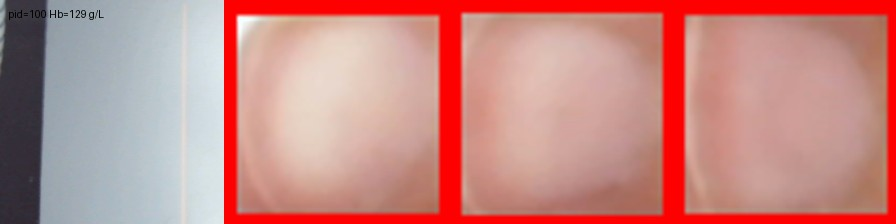
#> input picture capstone/data/evidence_nature_crop_fix/pid100_crops_strip.jpg, 896 x 224 px
$ python -i pcd_fit_transform.py   (imports and definitions only)
#> lines starting #> are read from the running program, lines starting #| are printed output that depends on the picture; after the words box and inside, x2 and y2 are one past the last pixel; in counts of white or black regions, pixels touching at a corner belong together
#> further down, picture is the input picture: shape (224, 896, 3); mean B, G, R 131.8, 136.5, 198.4
"""Automatically find the transform from GT coords to actual nail positions.

Strategy: For each image, detect the hand/skin region using color segmentation
(in the rotated portrait image), then find the translation that best aligns
GT nail boxes with the detected skin blobs.

Test hypotheses:
  H1: (x,y) = (u,v)              -- direct on portrait
  H2: (x,y) = (800-u, v)         -- 90° CW on landscape
  H3: (x,y) = (v, u)             -- swapped on portrait
  H4: (x,y) = (v, 800-u)         -- swapped on landscape
  H5: (x,y) = (800-v, u)         -- 90° CCW on portrait
  H6: (x,y) = (600-u, v)         -- 90° CW on portrait
  H7: (x,y) = (v, 600-u)         -- 90° CCW on landscape
"""
import json
from pathlib import Path
import cv2
import numpy as np
import pandas as pd

PHOTO = Path(r"C:\Users\AcerAG14\Documents\Kuliah\Semester 5 Percaya\CAPSTONE\data\raw\figshare-nature-photo-hb\photo")
META = Path(r"C:\Users\AcerAG14\Documents\Kuliah\Semester 5 Percaya\CAPSTONE\data\raw\figshare-nature-photo-hb\metadata.csv")
OUT = Path(r"C:\Users\AcerAG14\AppData\Local\Temp\opencode\mltest\scale_probe")

# [1 line that did not run here, left out]

# --- Hypothesis transforms: (u,v) -> (x,y) on PORTRAIT image ---
def h1(u, v): return (u, v)                        # direct
def h2(u, v): return (800 - u, v)                  # 90 CW from landscape
def h3(u, v): return (v, u)                        # swap
def h4(u, v): return (v, 800 - u)                  # swap + CW
def h5(u, v): return (800 - v, u)                  # 90 CCW from landscape
def h6(u, v): return (600 - u, v)                  # CW on portrait
def h7(u, v): return (v, 600 - u)                  # CCW on landscape

HYPOTHESIS = {
    "H1_direct": h1,
    "H2_90cw_lsc": h2,
    "H3_swap": h3,
    "H4_swap_cw": h4,
    "H5_90ccw_lsc": h5,
    "H6_90cw_pt": h6,
    "H7_90ccw_lsc": h7,
}


def detect_skin_mask(img_bgr):
    """Detect skin-colored region. Skin is warm-toned (even if desaturated)."""
    hsv = cv2.cvtColor(img_bgr, cv2.COLOR_BGR2HSV)
#> hsv: shape (224, 896, 3); mean H, S, V 30.6, 87.4, 202.2
    # Skin hue range (loosely): H 0-25, S 20-180, V 60-255
    lower = np.array([0, 20, 60])
    upper = np.array([25, 180, 255])
    mask = cv2.inRange(hsv, lower, upper)
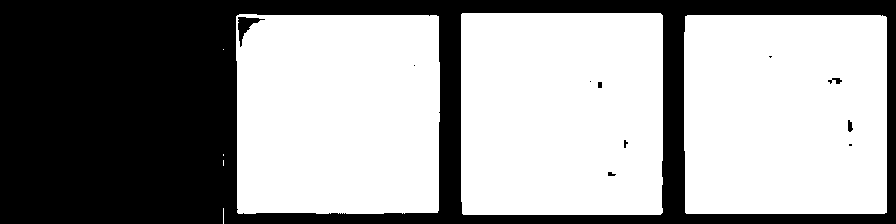
#> mask: shape (224, 896); 60.2% white; 11 black regions (4 under 20 px), largest, box (x1, y1, x2, y2) and area: (0, 0, 896, 224) 79442, (238, 17, 265, 47) 272, (828, 78, 842, 84) 47
    # Also try with broader range for near-desaturated
    lower2 = np.array([0, 8, 80])
    upper2 = np.array([30, 120, 255])
    mask2 = cv2.inRange(hsv, lower2, upper2)
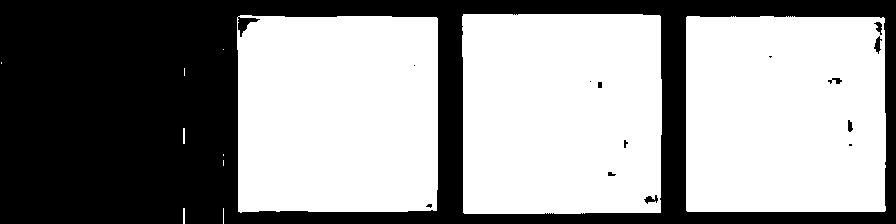
#> mask2: shape (224, 896); 58.3% white; 14 black regions (5 under 20 px), largest, box (x1, y1, x2, y2) and area: (0, 0, 896, 224) 83260, (874, 36, 882, 54) 71, (644, 195, 658, 204) 65
    mask = cv2.bitwise_or(mask, mask2)
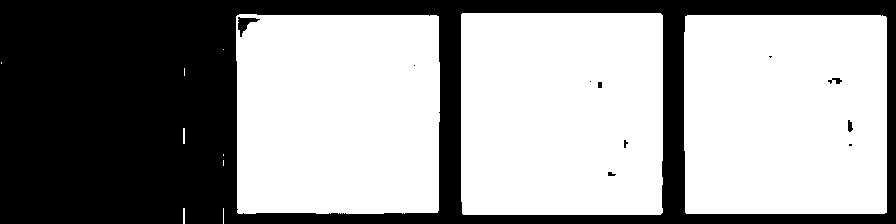
#> mask: shape (224, 896); 60.3% white; 11 black regions (4 under 20 px), largest, box (x1, y1, x2, y2) and area: (0, 0, 896, 224) 79368, (238, 17, 260, 37) 175, (828, 78, 842, 84) 47
    # Dilate to fill gaps
    kernel = cv2.getStructuringElement(cv2.MORPH_ELLIPSE, (7, 7))
    mask = cv2.dilate(mask, kernel, iterations=3)
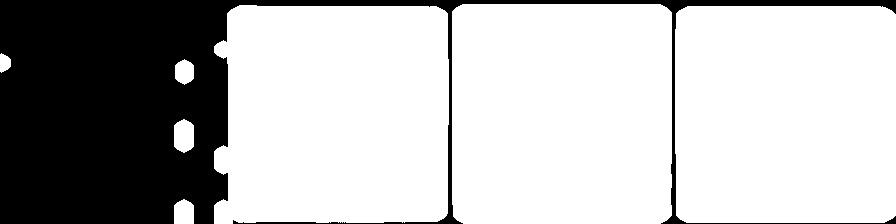
#> mask: shape (224, 896); 72.7% white; 1 black region, box (x1, y1, x2, y2) and area: (0, 0, 896, 224) 54736
    return mask


def find_skin_blobs(mask, min_area=2000):
    """Find large connected components (likely hand/fingers)."""
    n_labels, labels, stats, centroids = cv2.connectedComponentsWithStats(mask, 8)
    blobs = []
    for i in range(1, n_labels):  # skip background
        area = stats[i, cv2.CC_STAT_AREA]
        if area < min_area:
            continue
        x = stats[i, cv2.CC_STAT_LEFT]
        y = stats[i, cv2.CC_STAT_TOP]
        w = stats[i, cv2.CC_STAT_WIDTH]
        h = stats[i, cv2.CC_STAT_HEIGHT]
        cx, cy = centroids[i]
        blobs.append({"area": area, "bbox": (x, y, x+w, y+h), "center": (cx, cy)})
    blobs.sort(key=lambda b: b["area"], reverse=True)
    return blobs


def box_center(box):
    x1, y1, x2, y2 = box
    return ((x1+x2)/2, (y1+y2)/2)


def compute_iou(b1, b2):
    """IoU between two boxes (x1,y1,x2,y2)."""
    x1 = max(b1[0], b2[0])
    y1 = max(b1[1], b2[1])
    x2 = min(b1[2], b2[2])
    y2 = min(b1[3], b2[3])
    inter = max(0, x2-x1) * max(0, y2-y1)
    a1 = (b1[2]-b1[0]) * (b1[3]-b1[1])
    a2 = (b2[2]-b2[0]) * (b2[3]-b2[1])
    return inter / (a1 + a2 - inter + 1e-6)


# --- TEST ALL HYPOTHESES ON MULTIPLE IMAGES ---
PIDS = [288, 54, 47, 200, 100, 150, 50, 30, 250, 10, 5, 245]

# [3 lines not run here, left out]

results = {name: [] for name in HYPOTHESIS}

# [93 lines not run here, left out]
OVERLAY_PIDS = [288, 54, 47, 200]
SELECTED_HYP = ["H1_direct", "H3_swap", "H5_90ccw_lsc"]

# [60 lines not run here, left out]

>>> import cv2
>>> picture = cv2.imread('../capstone/data/evidence_nature_crop_fix/pid100_crops_strip.jpg')
>>> result = detect_skin_mask(picture)
